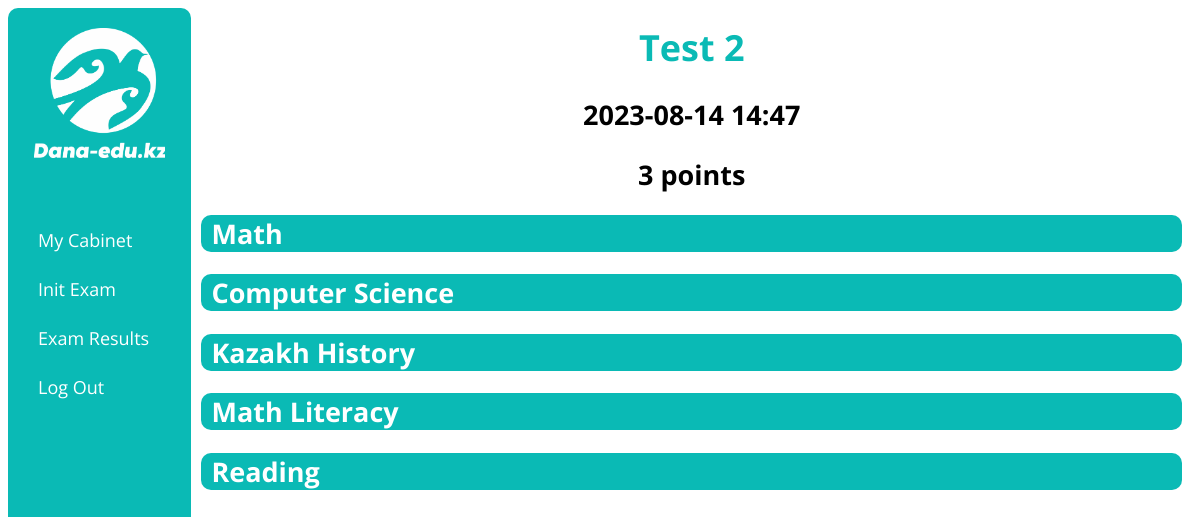
Screenshot of /exam_result/30 (signed in) with the database file from the repository.
### examapp/models.py (models this page shows, shortened)
class Variant(models.Model):
    name = models.CharField(max_length=100)
    exam_type = models.CharField(max_length=10, choices=getExamTypesChoices())
    def __str__(self):
        return self.name

class Subject(models.Model):
    name = models.CharField(max_length=100)
    is_required = models.BooleanField(default=False)

### examapp/views.py (the view)
# urls.py: path('exam_result/<int:pk>', examResultView, name='exam_result_url'),
@login_required(login_url='login_url')
def examResultView(request, pk):
    result = Result.objects.get(pk=pk)
    pupil_answers = result.answers.all()
    if result.user != request.user:
        return redirect('exam_results_url')
    results = []
    for subject in result.subjects.all():
        results.append({'subject': subject, 'questions': []})
    for question in result.questions.all():
        correct_answers = []
        for answer in question.answers.all():
            if answer.is_correct:
                correct_answers.append(answer)
        this_question = {'question': question, 'answers': correct_answers, 'pupil_answers': [], 'points': 0}
        for pupil_answer in pupil_answers:
            if pupil_answer.question == question:
                this_question['pupil_answers'] = pupil_answer.answers.all()
                this_question['points'] = pupil_answer.points
                break
        if this_question['points'] == 1:
            this_question['points'] = '1 point'
        else:
            this_question['points'] = str(this_question['points']) + ' points'
        for subject in results:
            if subject['subject'] == question.subject:
                subject['questions'].append(this_question)
    context = {
        'results': results,
        'variant': result.variant,
        'points': result.points,
        'starts_at': result.starts_at.strftime('%Y-%m-%d %H:%M'),
        'urls': getUserUrls(request.user)
    }
    return render(request, 'exam_result_page.html', context)

### examapp/functions.py (called while the page is built)
def getUserUrls(user) -> []:
    urls = [{'text': 'My Cabinet', 'url': 'cabinet_url'}]
    if user.type == 'PU':
        urls.append({'text': 'Init Exam', 'url': 'exam_init_url'})
        urls.append({'text': 'Exam Results', 'url': 'exam_results_url'})
    if user.type == 'MO':
        urls.append({'text': 'Get Stats', 'url': 'get_stats_url'})
        urls.append({'text': 'Add Question', 'url': 'add_questions_init_url'})
        urls.append({'text': 'Questions Update', 'url': 'questions_update_url'})
        urls.append({'text': 'Set Exam For Groups', 'url': 'set_exam_for_groups_url'})
    urls.append({'text': 'Log Out', 'url': 'logout_url'})
    return urls

### templates/exam_result_page.html (shortened to what this page needs)
{% extends 'base.html' %}
{% block content %}
    <div align="center" style="font-size: 18px;">
        <h1 align="center" style="margin-top: 5px;">{{ variant }}</h1>
        <h2>{{ starts_at }}</h2>
        <h2>{{ points }} points</h2>
        {% for result in results %}
            <div class="pupil_result" style="cursor: pointer;" onclick="changeHiddenDiv({{ result.subject.id }})">
                <h2 align="left" style="padding-left: 10px;">{{ result.subject.name }}</h2>
            </div>
        {% endfor %}
    </div>
{% endblock content %}

### static/css/style.css (style rules this page uses)
body { font-family: 'Open Sans', sans-serif; }
h1 { color: #0ABAB5; }
.pupil_result { background: #0ABAB5; color: #ffffff; border-radius: 10px; }

### rows the page displays
Variant: name "Test 2"
Subject: subject.name "Math"
Subject: subject.name "Computer Science"
Subject: subject.name "Kazakh History"
Subject: subject.name "Math Literacy"
Subject: subject.name "Reading"

### other values shown
{{ url.text }} "My Cabinet" "Init Exam" "Exam Results" "Log Out"
{{ starts_at }} "2023-08-14 14:47"
{{ points }} "3"
